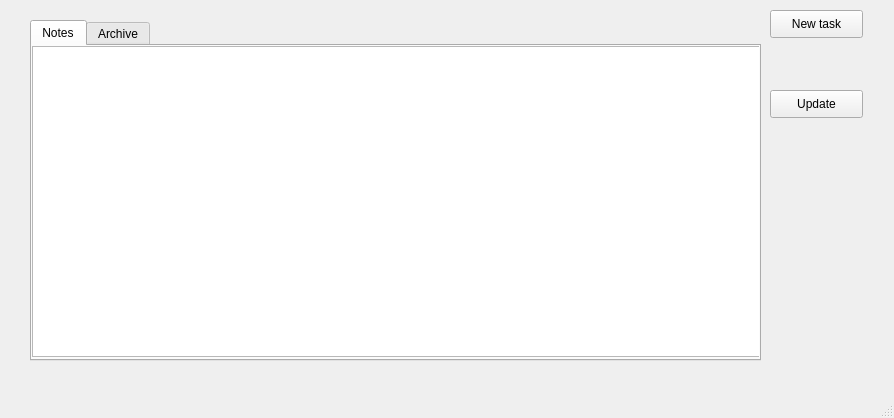
<?xml version="1.0" encoding="UTF-8"?>
<ui version="4.0">
 <class>MainWindow</class>
 <widget class="QMainWindow" name="MainWindow">
  <property name="geometry">
   <rect>
    <x>0</x>
    <y>0</y>
    <width>894</width>
    <height>418</height>
   </rect>
  </property>
  <property name="windowTitle">
   <string>MainWindow</string>
  </property>
  <widget class="QWidget" name="centralwidget">
   <widget class="QPushButton" name="new_task">
    <property name="geometry">
     <rect>
      <x>770</x>
      <y>10</y>
      <width>93</width>
      <height>28</height>
     </rect>
    </property>
    <property name="text">
     <string>New task</string>
    </property>
   </widget>
   <widget class="QTabWidget" name="tbwNotation1">
    <property name="geometry">
     <rect>
      <x>30</x>
      <y>20</y>
      <width>731</width>
      <height>341</height>
     </rect>
    </property>
    <property name="currentIndex">
     <number>0</number>
    </property>
    <widget class="QWidget" name="tab">
     <attribute name="title">
      <string>Notes</string>
     </attribute>
     <widget class="QTableWidget" name="tbwNotation_Notes">
      <property name="geometry">
       <rect>
        <x>0</x>
        <y>0</y>
        <width>731</width>
        <height>311</height>
       </rect>
      </property>
     </widget>
    </widget>
    <widget class="QWidget" name="tab_2">
     <attribute name="title">
      <string>Archive</string>
     </attribute>
     <widget class="QTableWidget" name="tbwNotation_Archive">
      <property name="geometry">
       <rect>
        <x>0</x>
        <y>0</y>
        <width>731</width>
        <height>311</height>
       </rect>
      </property>
     </widget>
    </widget>
   </widget>
   <widget class="QPushButton" name="update">
    <property name="geometry">
     <rect>
      <x>770</x>
      <y>90</y>
      <width>93</width>
      <height>28</height>
     </rect>
    </property>
    <property name="text">
     <string>Update</string>
    </property>
   </widget>
  </widget>
  <widget class="QMenuBar" name="menubar">
   <property name="geometry">
    <rect>
     <x>0</x>
     <y>0</y>
     <width>894</width>
     <height>26</height>
    </rect>
   </property>
  </widget>
  <widget class="QStatusBar" name="statusbar"/>
 </widget>
 <resources/>
 <connections/>
</ui>
